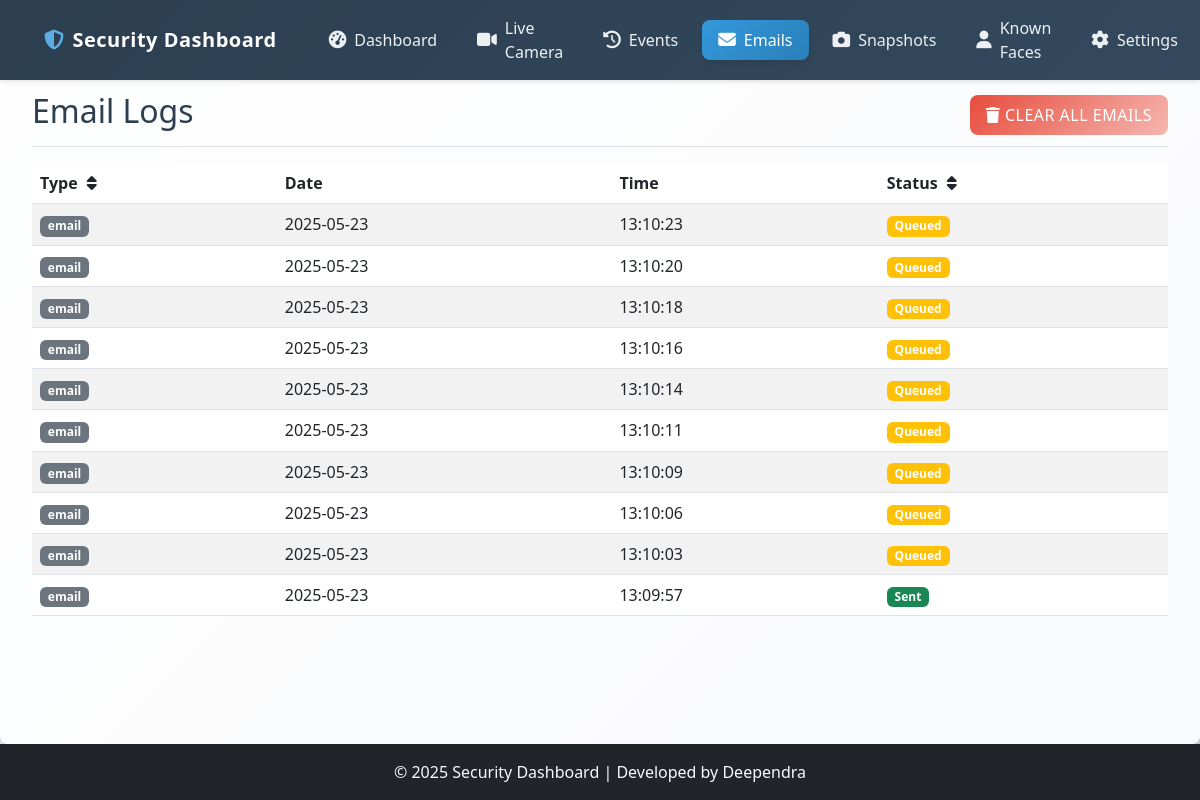
The page /emails on the database its author committed.
### database.py (models this page shows)
class EmailLog(Base):
    __tablename__ = "email_logs"
    id = Column(Integer, primary_key=True, index=True)
    date = Column(String)
    time = Column(String)
    recipient = Column(String)
    subject = Column(String)
    status = Column(String)

### app.py (the view)
@app.route('/emails')
def emails():
    email_logs = get_email_logs(50)  # Get last 50 email logs
    return render_template('emails.html', emails=email_logs)  # Pass as 'emails' instead of 'email_logs'

### app.py (called while the page is built)
def get_email_logs(limit=50, include_confidence=False):
    db = next(get_db())
    email_logs = db.query(EmailLog).order_by(EmailLog.id.desc()).limit(limit).all()
    return [{
        'type': 'email',
        'date': log.date,
        'time': log.time,
        'recipient': log.recipient,
        'subject': log.subject,
        'status': log.status
    } for log in email_logs]

### database.py (called while the page is built)
def get_db():
    db = SessionLocal()
    try:
        yield db
    finally:
        db.close()

### templates/emails.html (shortened to what this page needs)
{% extends "base.html" %}
{% block content %}
<div class="container-fluid">
    <div class="d-flex justify-content-between flex-wrap flex-md-nowrap align-items-center pt-3 pb-2 mb-3 border-bottom">
        <h1 class="h2">Email Logs</h1>
        <div class="btn-toolbar mb-2 mb-md-0">
            <button type="button" class="btn btn-danger" data-bs-toggle="modal" data-bs-target="#clearEmailsModal">
                <i class="fas fa-trash"></i> Clear All Emails
            </button>
        </div>
    </div>
    <div class="table-responsive">
        <table class="table table-striped table-hover" id="emailsTable">
            <thead>
                <tr>
                    <th class="sortable" data-sort="type">Type <i class="fas fa-sort"></i></th>
                    <th>Date</th>
                    <th>Time</th>
                    <th class="sortable" data-sort="status">Status <i class="fas fa-sort"></i></th>
                </tr>
            </thead>
            <tbody>
                {% if emails %}
                    {% for email in emails %}
                    <tr>
                        <td>
                            {% if email.type == 'unknown_face' %}
                                <span class="badge bg-danger">Unknown Face</span>
                            {% elif email.type == 'motion' %}
                                <span class="badge bg-warning">Motion</span>
                            {% else %}
                                <span class="badge bg-secondary">{{ email.type }}</span>
                            {% endif %}
                        </td>
                        <td>{{ email.date }}</td>
                        <td>{{ email.time }}</td>
                        <td>
                            {% if email.status == 'Sent' %}
                                <span class="badge bg-success">Sent</span>
                            {% elif email.status == 'Queued' %}
                                <span class="badge bg-warning">Queued</span>
                            {% elif email.status == 'Failed' %}
                                <span class="badge bg-danger">Failed</span>
                            {% else %}
                                <span class="badge bg-secondary">{{ email.status }}</span>
                            {% endif %}
                        </td>
                    </tr>
                    {% endfor %}
                {% else %}
                    <tr>
                        <td colspan="4" class="text-center">No email logs found</td>
                    </tr>
                {% endif %}
            </tbody>
        </table>
    </div>
</div>
{% endblock %}

### static/css/base.css (style rules this page uses)
:root { --primary-color: #2c3e50; --secondary-color: #34495e; --accent-color: #3498db; --accent-color-light: #5dade2; --accent-color-dark: #2980b9; --success-color: #2ecc71; --success-color-light: #82e0aa; --warning-color: #f1c40f; --warning-color-light: #f9e79f; --danger-color: #e74c3c; --danger-color-light: #f5b7b1; --light-color: #ecf0f1; --dark-color: #2c3e50; --text-color: #2c3e50; --text-muted: #7f8c8d; --border-color: #bdc3c7; --gradient-primary: linear-gradient(135deg, var(--primary-color) 0%, var(--secondary-color) 100%); --gradient-accent: linear-gradient(135deg, var(--accent-color) 0%, var(--accent-color-dark) 100%); --gradient-success: linear-gradient(135deg, var(--success-color) 0%, var(--success-color-light) 100%); --gradient-warning: linear-gradient(135deg, var(--warning-color) 0%, var(--warning-color-light) 100%); --gradient-danger: linear-gradient(135deg, var(--danger-color) 0%, var(--danger-color-light) 100%); --border-radius: 8px; --transition-speed: 0.3s; --box-shadow: 0 2px 4px rgba(0,0,0,0.1); --box-shadow-hover: 0 4px 8px rgba(0,0,0,0.2); }
body { padding-top: 56px; background: linear-gradient(135deg, #f5f7fa 0%, #c3cfe2 100%); color: var(--text-color); font-family: 'Segoe UI', Tahoma, Geneva, Verdana, sans-serif; min-height: 100vh; display: flex; flex-direction: column; }
.btn { border-radius: var(--border-radius); padding: 0.5rem 1rem; font-weight: 500; transition: all var(--transition-speed) ease; text-transform: uppercase; letter-spacing: 0.5px; }
.btn-danger { background: var(--gradient-danger); border: none; }

### templates/emails.html (style rules this page uses)
.sortable { cursor: pointer; }
.sortable i { margin-left: 5px; }

### rows shown on the page
EmailLog: type "email", date "2025-05-23", time "13:10:23", status "Queued"
EmailLog: type "email", date "2025-05-23", time "13:10:20", status "Queued"
EmailLog: type "email", date "2025-05-23", time "13:10:18", status "Queued"
EmailLog: type "email", date "2025-05-23", time "13:10:16", status "Queued"
EmailLog: type "email", date "2025-05-23", time "13:10:14", status "Queued"
EmailLog: type "email", date "2025-05-23", time "13:10:11", status "Queued"
EmailLog: type "email", date "2025-05-23", time "13:10:09", status "Queued"
EmailLog: type "email", date "2025-05-23", time "13:10:06", status "Queued"
EmailLog: type "email", date "2025-05-23", time "13:10:03", status "Queued"
EmailLog: type "email", date "2025-05-23", time "13:09:57", status "Sent"
